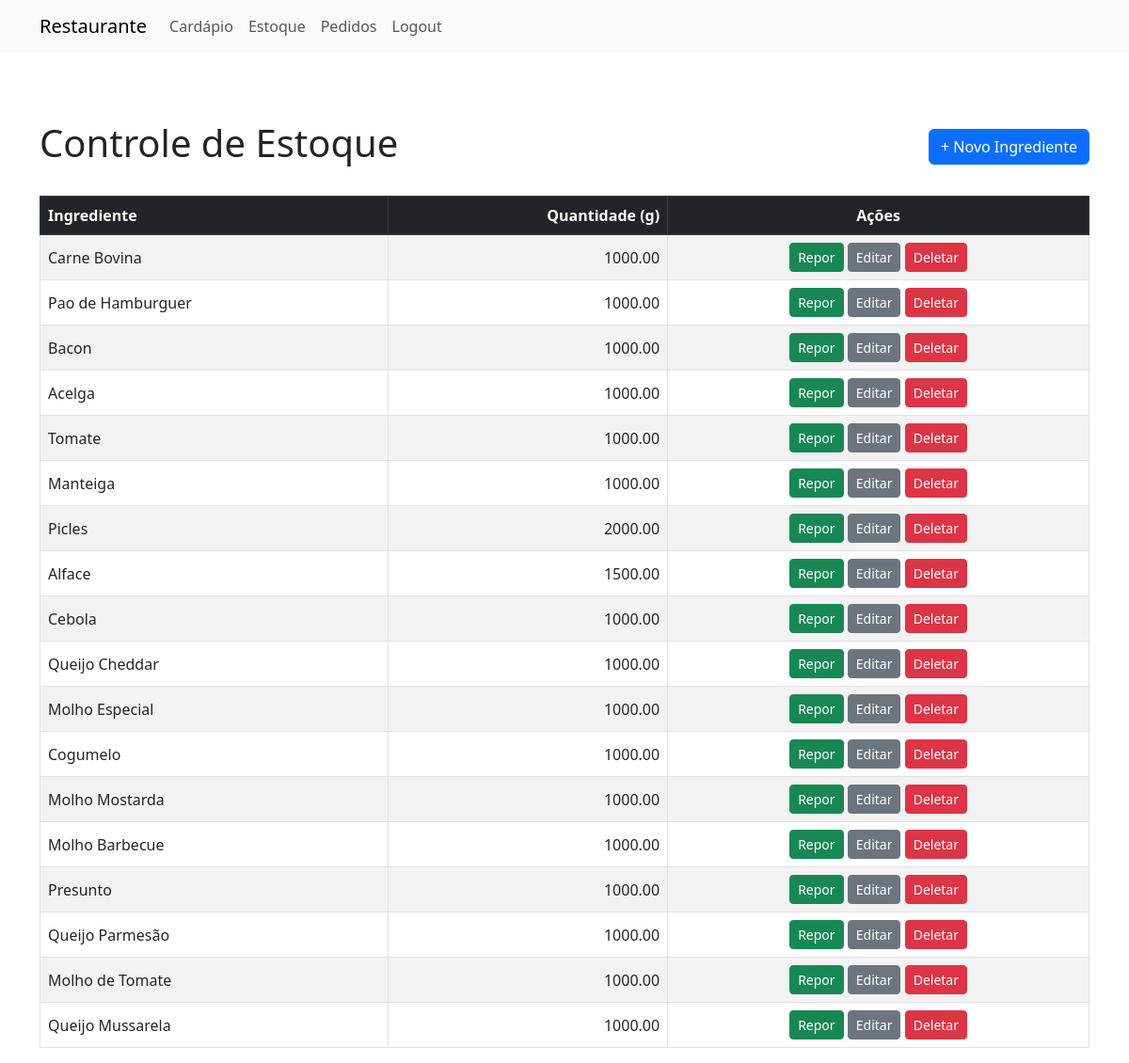
Page /estoque/ (signed in) on the committed database.
### restaurante/models.py (models this page shows, shortened)
class Estoque(models.Model):
    ingrediente = models.OneToOneField(Ingrediente, on_delete=models.CASCADE)
    quantidade = models.DecimalField(max_digits=10, decimal_places=2, default=0)

class Ingrediente(models.Model):
    nome = models.CharField(max_length=100)

### restaurante/views.py (the view)
# urls.py: path('estoque/', views.estoque, name='estoque'),  # Exibe o estoque de ingredientes
@login_required
@staff_required
def estoque(request):
    for ing in Ingrediente.objects.all():
        Estoque.objects.get_or_create(ingrediente=ing)
    estoques = Estoque.objects.select_related('ingrediente').all()
    return render(request, 'restaurante/estoque.html', {
        'estoques': estoques
    })

### restaurante/templates/restaurante/estoque.html
{% extends "restaurante/base.html" %}
{% block content %}
<div class="d-flex justify-content-between align-items-center mb-4">
  <h1>Controle de Estoque</h1>
  <a href="{% url 'criar_ingrediente' %}" class="btn btn-primary">+ Novo Ingrediente</a>
</div>
{% if estoques %}
  <div class="table-responsive">
    <table class="table table-striped table-hover table-bordered align-middle">
      <thead class="table-dark">
        <tr>
          <th>Ingrediente</th>
          <th class="text-end">Quantidade (g)</th>
          <th class="text-center">Ações</th>
        </tr>
      </thead>
      <tbody>
        {% for est in estoques %}
          <tr>
            <td>{{ est.ingrediente.nome }}</td>
            <td class="text-end">{{ est.quantidade|floatformat:2 }}</td>
            <td class="text-center">
              <a href="{% url 'repor_estoque' est.ingrediente.id %}" class="btn btn-sm btn-success">Repor</a>
              <a href="{% url 'editar_ingrediente' est.ingrediente.id %}" class="btn btn-sm btn-secondary">Editar</a>
              <a href="{% url 'delete_ingrediente' est.ingrediente.id %}" class="btn btn-sm btn-danger">Deletar</a>
            </td>
          </tr>
        {% empty %}
          <tr>
            <td colspan="3" class="text-center text-muted">Nenhum ingrediente cadastrado.</td>
          </tr>
        {% endfor %}
      </tbody>
    </table>
  </div>
{% else %}
  <div class="alert alert-info" role="alert">
    Nenhum ingrediente cadastrado ainda. <a href="{% url 'criar_ingrediente' %}" class="alert-link">Cadastre o primeiro ingrediente aqui</a>.
  </div>
{% endif %}
{% endblock %}

### restaurante/templates/restaurante/base.html (style rules this page uses)
body { padding-top: 80px; }

### rows in the picture
Estoque: ingrediente.nome "Carne Bovina", quantidade "1000.00"
Estoque: ingrediente.nome "Pao de Hamburguer", quantidade "1000.00"
Estoque: ingrediente.nome "Bacon", quantidade "1000.00"
Estoque: ingrediente.nome "Acelga", quantidade "1000.00"
Estoque: ingrediente.nome "Tomate", quantidade "1000.00"
Estoque: ingrediente.nome "Manteiga", quantidade "1000.00"
Estoque: ingrediente.nome "Picles", quantidade "2000.00"
Estoque: ingrediente.nome "Alface", quantidade "1500.00"
Estoque: ingrediente.nome "Cebola", quantidade "1000.00"
Estoque: ingrediente.nome "Queijo Cheddar", quantidade "1000.00"
Estoque: ingrediente.nome "Molho Especial", quantidade "1000.00"
Estoque: ingrediente.nome "Cogumelo", quantidade "1000.00"
Estoque: ingrediente.nome "Molho Mostarda", quantidade "1000.00"
Estoque: ingrediente.nome "Molho Barbecue", quantidade "1000.00"
Estoque: ingrediente.nome "Presunto", quantidade "1000.00"
Estoque: ingrediente.nome "Queijo Parmesão", quantidade "1000.00"
Estoque: ingrediente.nome "Molho de Tomate", quantidade "1000.00"
Estoque: ingrediente.nome "Queijo Mussarela", quantidade "1000.00"
